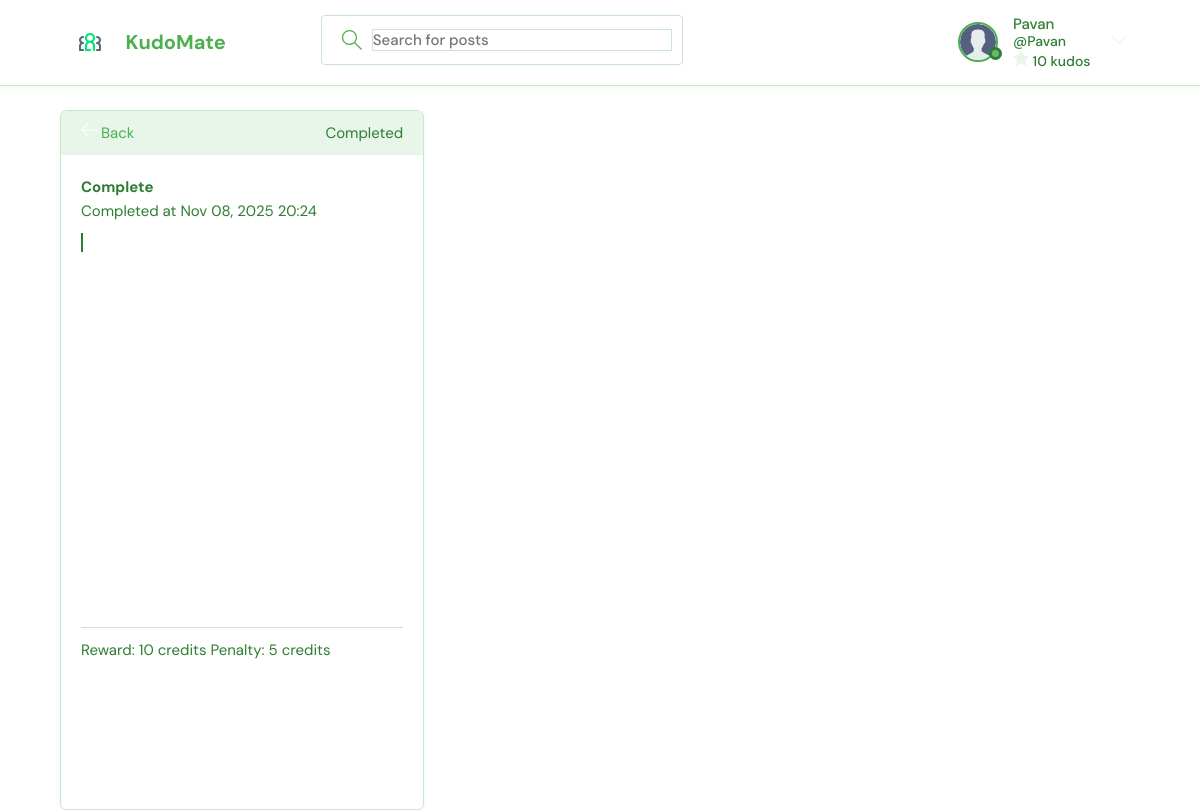
The app's page /tasks/1/ (signed in) with its own data.
### base/models.py (models this page shows, shortened)
class User(AbstractUser):
    name = models.CharField(max_length=200, null=True)
    email = models.EmailField(unique=True, null=True)
    bio = models.TextField(null=True)
    avatar = models.ImageField(null=True, default="avatar.svg")
    credits = models.IntegerField(default=0)
    USERNAME_FIELD = 'email'
    REQUIRED_FIELDS = ['username']  # email is automatically required by USERNAME_FIELD
    objects = UserManager()

class Task(models.Model):
    owner = models.ForeignKey(User, on_delete=models.CASCADE, related_name='tasks')
    title = models.CharField(max_length=200)
    description = models.TextField(null=True, blank=True)
    due_date = models.DateTimeField(null=True, blank=True)
    completed = models.BooleanField(default=False)
    completed_at = models.DateTimeField(null=True, blank=True)
    reward = models.IntegerField(default=10)
    penalty = models.IntegerField(default=5)
    updated = models.DateTimeField(auto_now=True)
    created = models.DateTimeField(auto_now_add=True)
    class Meta:
        ordering = ['-updated', '-created']

### base/views.py (the view)
# urls.py: path('tasks/<int:pk>/', views.task_detail, name='task-detail'),
@login_required(login_url='login')
def task_detail(request, pk):
    task = Task.objects.get(id=pk)
    return render(request, 'base/task_detail.html', {'task': task})

### base/templates/base/task_detail.html (shortened to what this page needs)
{% extends 'main.html' %}
{% block content %}
<main class="layout">
  <div class="container">
    <div class="room">
      <div class="room__top">
        <div class="room__topLeft">
          <a href="{% url 'tasks' %}">
            <svg version="1.1" xmlns="http://www.w3.org/2000/svg" width="32" height="32" viewBox="0 0 32 32">
              <title>arrow-left</title>
              <path
                d="M13.723 2.286l-13.723 13.714 13.719 13.714 1.616-1.611-10.96-10.96h27.625v-2.286h-27.625l10.965-10.965-1.616-1.607z">
              </path>
            </svg>
            Back
          </a>
        </div>
        <div class="room__topRight">
          {% if task.completed %}
          <span class="tag tag--pill tag--success">Completed</span>
          {% else %}
          <span class="tag tag--pill tag--warning">In Progress</span>
          {% endif %}
        </div>
      </div>
      <div class="room__box">
        <div class="room__header">
          <h1>{{ task.title }}</h1>
          {% if task.completed %}
            <p class="room__info">Completed at {{ task.completed_at|date:"M d, Y H:i" }}</p>
          {% elif task.due_date %}
            <p class="room__info">Due by {{ task.due_date|date:"M d, Y H:i" }}</p>
          {% endif %}
        </div>
        <div class="room__conversation">
          <div class="thread">
            <div class="thread__top">
              <div class="thread__author">
                <div class="avatar avatar--small">
                </div>
                <span>@{{ task.owner.username }}</span>
              </div>
              <div class="thread__details">
              </div>
            </div>
          </div>
        </div>
        <div class="room__meta">
          <div class="roomListRoom__meta">
            <div>
              <span class="tag tag--pill">Reward: {{ task.reward }} credits</span>
              <span class="tag tag--pill tag--secondary">Penalty: {{ task.penalty }} credits</span>
            </div>
          </div>
        </div>
      </div>
    </div>
  </div>
</main>
{% endblock %}

### templates/navbar.html (shortened to what this page needs)
{% load static %}
<header class="header header--loggedIn">
    <div class="container">
        <a href="{% url 'home' %}" class="header__logo">
            <img src="{% static 'images/logo.svg' %}" />
            <h1>KudoMate</h1>
        </a>
        <form class="header__search" method="GET" action="{% url 'home' %}">
            <label>
                <input name="q" placeholder="Search for posts" />
            </label>
        </form>
        <nav class="header__menu">
            {% if request.user.is_authenticated %}
            <div class="header__user">
                <a href="{% url 'update-user' %}">
                    <div class="avatar avatar--medium active">
                        <img src="{{request.user.avatar.url}}" />
                    </div>
                    <p>
                        {{request.user.username}}
                        <span>@{{request.user.username}}</span>
                        <span class="credits-display">
                            <svg version="1.1" xmlns="http://www.w3.org/2000/svg" width="32" height="32" viewBox="0 0 32 32">
                                <title>star</title>
                                <path d="M16 0l4.9 10.5 11.1 1.6-8 8.2 1.9 11.7-9.9-5.4-9.9 5.4 1.9-11.7-8-8.2 11.1-1.6z"></path>
                            </svg>
                            {{ request.user.credits }} kudos
                        </span>
                    </p>
                </a>
                <button class="dropdown-button">
                    <svg version="1.1" xmlns="http://www.w3.org/2000/svg" width="32" height="32" viewBox="0 0 32 32">
                        <title>chevron-down</title>
                        <path d="M16 21l-13-13h-3l16 16 16-16h-3l-13 13z"></path>
                    </svg>
                </button>
            </div>
            {% else %}
            <a href="{% url 'login' %}">
                <img src="{% static 'images/avatar.svg' %}" />
                <p>Login</p>
            </a>
            {% endif %}
        </nav>
    </div>
</header>

### static/styles/light-theme-override.css (style rules this page uses)
body { background-color: #FFFFFF !important; color: #2E7D32 !important; }
.header { background-color: #FFFFFF !important; border-bottom: 1px solid #C8E6C9 !important; box-shadow: 0 2px 4px rgba(76, 175, 80, 0.1) !important; }
.header__logo h1 { color: #4CAF50 !important; }
.roomListRoom, .activities, .layout__box, .room { background-color: #FFFFFF !important; border: 1px solid #C8E6C9 !important; box-shadow: 0 2px 4px rgba(76, 175, 80, 0.1) !important; }
.header__search > label { background-color: #FFFFFF !important; border: 1px solid #C8E6C9 !important; }
.header__search input { color: #2E7D32 !important; }
h1, h2, h3, h4, h5, h6, p, span { color: #2E7D32 !important; }
a { color: #4CAF50 !important; }
input, textarea, select { background-color: #FFFFFF !important; border: 1px solid #C8E6C9 !important; color: #2E7D32 !important; }
[class*="__box"], [class*="__header"], [class*="__content"] { background-color: #FFFFFF !important; }
* { color: #2E7D32; }

### records on screen
User: user.avatar (placeholder picture), user.username "Pavan", user.credits "10"
Task: title "Complete", completed_at "Nov 08, 2025 20:24", reward "10", penalty "5"
